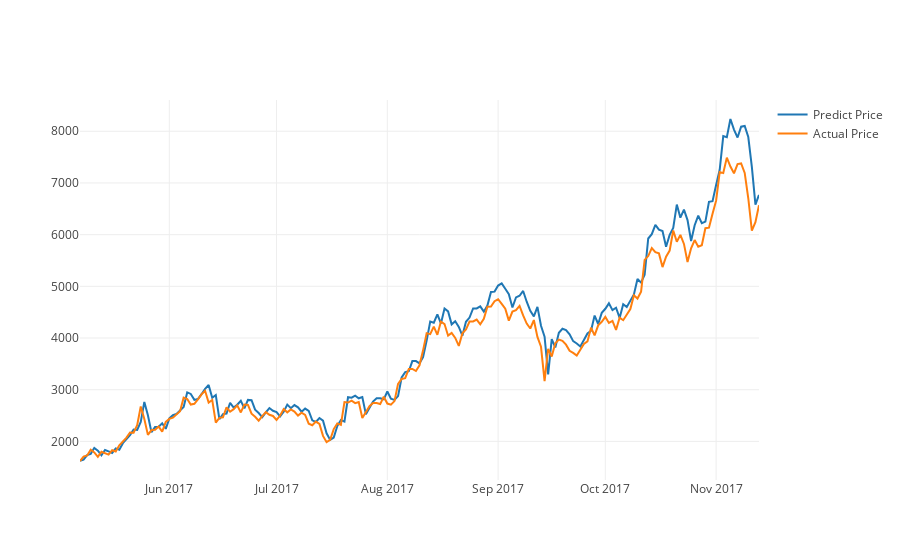

This figure's notebook cell:
### Markdown cell above
#### Plot predicted and actual line graph with X=dates, Y=USD

### Code cell
actual_chart = go.Scatter(x=predictDates, y=testY_reshape, name= 'Actual Price')
predict_chart = go.Scatter(x=predictDates, y=yhat_reshape, name= 'Predict Price')
py.iplot([predict_chart, actual_chart])

### Figure 1 — Plotly figure (JSON) as saved in the notebook; plotly's stock layout.template omitted (floating-point values rounded to 4 significant figures; data arrays with more than 128 entries replaced by an {"elided": "..."} marker saying what was removed)
{"data": [{"name": "Predict Price", "type": "scatter", "x": {"elided": "191 str values"}, "y": {"elided": "191 float values"}}, {"name": "Actual Price", "type": "scatter", "x": {"elided": "191 str values"}, "y": {"elided": "191 float values"}}], "layout": {}}
